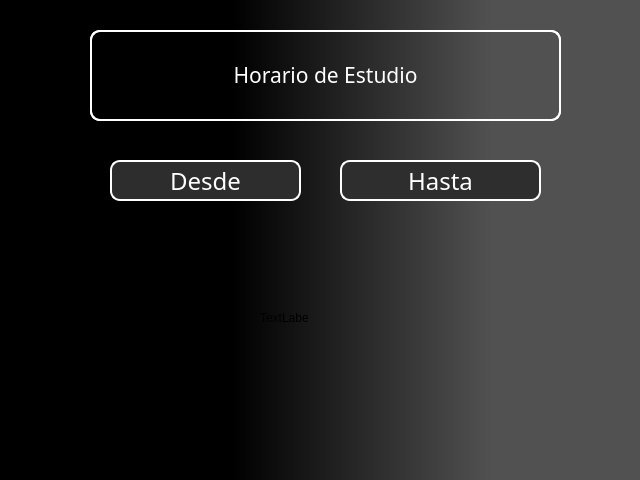
<?xml version="1.0" encoding="UTF-8"?>
<ui version="4.0">
 <class>MainWindow</class>
 <widget class="QMainWindow" name="MainWindow">
  <property name="geometry">
   <rect>
    <x>0</x>
    <y>0</y>
    <width>640</width>
    <height>480</height>
   </rect>
  </property>
  <property name="minimumSize">
   <size>
    <width>640</width>
    <height>480</height>
   </size>
  </property>
  <property name="maximumSize">
   <size>
    <width>640</width>
    <height>480</height>
   </size>
  </property>
  <property name="windowTitle">
   <string>MainWindow</string>
  </property>
  <property name="styleSheet">
   <string notr="true">background-color: qlineargradient(spread:reflect, x1:0, y1:0, x2:1, y2:0, stop:0.363636 rgba(0, 0, 0, 255), stop:0.767045 rgba(81, 81, 81, 255));</string>
  </property>
  <widget class="QWidget" name="centralwidget">
   <widget class="QFrame" name="frame_2">
    <property name="geometry">
     <rect>
      <x>90</x>
      <y>30</y>
      <width>471</width>
      <height>91</height>
     </rect>
    </property>
    <property name="styleSheet">
     <string notr="true">QFrame { 
border: 2px solid white;
border-radius: 10px;
background-color: transparent;
}</string>
    </property>
    <property name="frameShape">
     <enum>QFrame::Shape::StyledPanel</enum>
    </property>
    <property name="frameShadow">
     <enum>QFrame::Shadow::Raised</enum>
    </property>
    <widget class="QLabel" name="label">
     <property name="geometry">
      <rect>
       <x>0</x>
       <y>0</y>
       <width>471</width>
       <height>91</height>
      </rect>
     </property>
     <property name="font">
      <font>
       <family>Cascadia Code</family>
       <pointsize>16</pointsize>
       <italic>false</italic>
       <bold>false</bold>
      </font>
     </property>
     <property name="styleSheet">
      <string notr="true">font: 16pt &quot;Cascadia Code&quot;;
color: rgb(255, 255, 255);

</string>
     </property>
     <property name="text">
      <string>Horario de Estudio</string>
     </property>
     <property name="textFormat">
      <enum>Qt::TextFormat::RichText</enum>
     </property>
     <property name="alignment">
      <set>Qt::AlignmentFlag::AlignCenter</set>
     </property>
     <property name="wordWrap">
      <bool>false</bool>
     </property>
     <property name="indent">
      <number>0</number>
     </property>
    </widget>
   </widget>
   <widget class="QFrame" name="frame_3">
    <property name="geometry">
     <rect>
      <x>80</x>
      <y>140</y>
      <width>481</width>
      <height>271</height>
     </rect>
    </property>
    <property name="minimumSize">
     <size>
      <width>481</width>
      <height>271</height>
     </size>
    </property>
    <property name="maximumSize">
     <size>
      <width>481</width>
      <height>271</height>
     </size>
    </property>
    <property name="sizeIncrement">
     <size>
      <width>481</width>
      <height>271</height>
     </size>
    </property>
    <property name="styleSheet">
     <string notr="true">QFrame { background-color: transparent;
}</string>
    </property>
    <property name="frameShape">
     <enum>QFrame::Shape::StyledPanel</enum>
    </property>
    <property name="frameShadow">
     <enum>QFrame::Shadow::Raised</enum>
    </property>
    <widget class="QPushButton" name="pushButton_2">
     <property name="geometry">
      <rect>
       <x>30</x>
       <y>20</y>
       <width>191</width>
       <height>41</height>
      </rect>
     </property>
     <property name="font">
      <font>
       <family>Berlin Sans FB</family>
       <pointsize>18</pointsize>
       <italic>false</italic>
       <bold>false</bold>
      </font>
     </property>
     <property name="cursor">
      <cursorShape>PointingHandCursor</cursorShape>
     </property>
     <property name="styleSheet">
      <string notr="true">QPushButton { background-color: transparent; /* Fondo transparente */ border: 2px solid white; /* Borde blanco */ border-radius: 10px; /* Bordes redondeados */ color: white; /* Color del texto */ 
	background-color: rgb(45, 45, 45);
font: 18pt &quot;Berlin Sans FB&quot;;
}</string>
     </property>
     <property name="text">
      <string>Desde</string>
     </property>
    </widget>
    <widget class="QPushButton" name="pushButton_5">
     <property name="geometry">
      <rect>
       <x>260</x>
       <y>20</y>
       <width>201</width>
       <height>41</height>
      </rect>
     </property>
     <property name="font">
      <font>
       <family>Berlin Sans FB</family>
       <pointsize>18</pointsize>
       <italic>false</italic>
       <bold>false</bold>
      </font>
     </property>
     <property name="cursor">
      <cursorShape>PointingHandCursor</cursorShape>
     </property>
     <property name="styleSheet">
      <string notr="true">QPushButton {  border: 2px solid white; /* Borde blanco */ border-radius: 10px; /* Bordes redondeados */ color: white; /* Color del texto */ 
;
	background-color: rgb(46, 46, 46);
	
font: 18pt &quot;Berlin Sans FB&quot;;
}</string>
     </property>
     <property name="text">
      <string>Hasta</string>
     </property>
    </widget>
    <widget class="QLabel" name="label_2">
     <property name="geometry">
      <rect>
       <x>170</x>
       <y>30</y>
       <width>31</width>
       <height>21</height>
      </rect>
     </property>
     <property name="text">
      <string/>
     </property>
     <property name="pixmap">
      <pixmap resource="../../../../Downloads/test.qrc">:/newPrefix/Screenshot 2025-01-15 145140.jpg</pixmap>
     </property>
     <property name="scaledContents">
      <bool>true</bool>
     </property>
    </widget>
    <widget class="QLabel" name="label_3">
     <property name="geometry">
      <rect>
       <x>180</x>
       <y>170</y>
       <width>49</width>
       <height>16</height>
      </rect>
     </property>
     <property name="text">
      <string>TextLabel</string>
     </property>
    </widget>
    <widget class="QLabel" name="label_4">
     <property name="geometry">
      <rect>
       <x>410</x>
       <y>30</y>
       <width>31</width>
       <height>21</height>
      </rect>
     </property>
     <property name="text">
      <string/>
     </property>
     <property name="pixmap">
      <pixmap resource="../../../../Downloads/test.qrc">:/newPrefix/Screenshot 2025-01-15 145140.jpg</pixmap>
     </property>
     <property name="scaledContents">
      <bool>true</bool>
     </property>
    </widget>
   </widget>
  </widget>
 </widget>
 <resources>
  <include location="../../../../Downloads/test.qrc"/>
 </resources>
 <connections/>
</ui>
